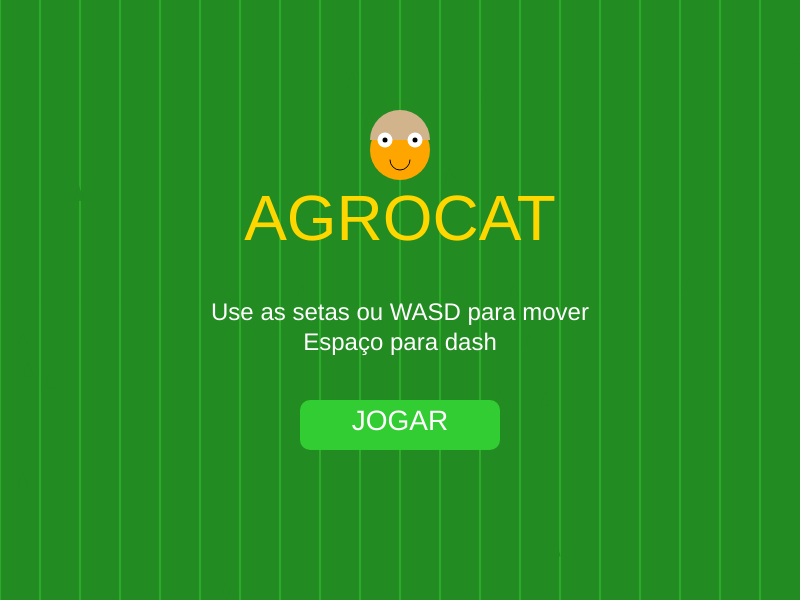
Frame 1 (no input)
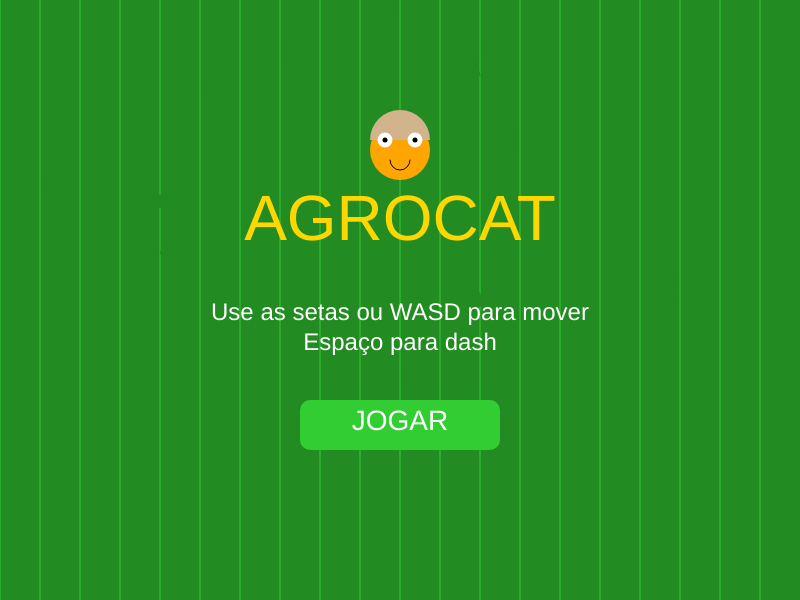
Frame 60 (no input)
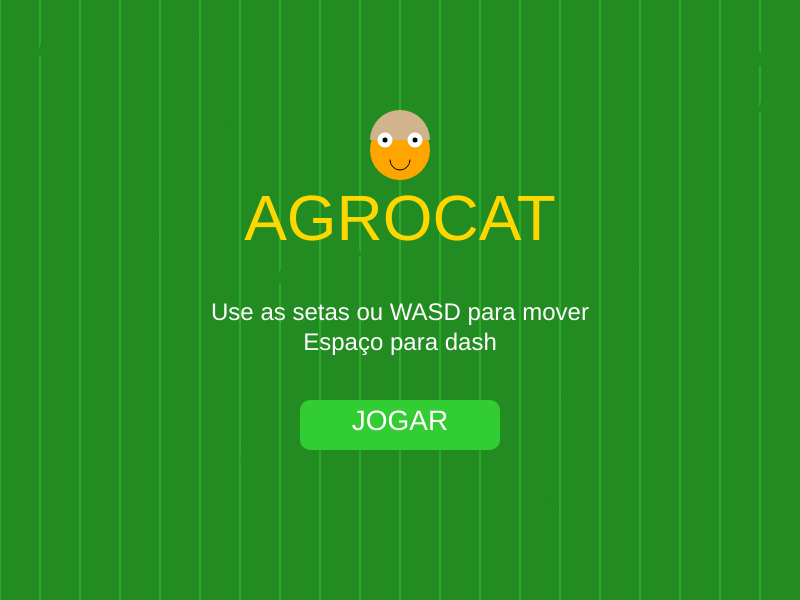
Frame 120 (the mouse pressed at the canvas centre since frame 60)

The p5.js sketch that drew these frames (run headless with seeded random() and noise() and a simulated clock; from frame 60 on, the mouse is pressed at the canvas centre):

// p5.js sketch
// ── sketch.js
// AGROCAT - Jogo de Colheita Completo e Corrigido
// Controles: Setas ou WASD para mover, Espaço para dash

// Variáveis globais
let agroCat;
let plantacoes = [];
let pragas = [];
let score = 0;
let gameOver = false;
let gameStarted = false;
let pragaBaseSpeed = 1.5;
let lastPragaSpawn = 0;
let pragaBaseSpawnInterval = 3500;

// Variáveis de tempo
let tempoInicial = 60;
let tempoRestante = tempoInicial;
let ultimoTempo = 0;

// Variáveis de dificuldade
let nivelDificuldade = 1;
let tempoAumentoDificuldade = 15000;
let ultimoAumentoDificuldade = 0;

// CLASSE PRINCIPAL DO JOGADOR
class AgroCat {
  constructor(x, y) {
    this.pos = createVector(x, y);
    this.vel = createVector();
    this.acc = createVector();
    this.size = 30;
    this.maxSpeed = 3;
  }
  
  update() {
    this.vel.add(this.acc);
    this.vel.limit(this.maxSpeed);
    this.pos.add(this.vel);
    this.acc.mult(0);
    this.pos.x = constrain(this.pos.x, 0, width);
    this.pos.y = constrain(this.pos.y, 0, height);
  }
  
  applyForce(force) {
    this.acc.add(force.mult(0.8));
  }
  
  dash() {
    this.vel.mult(2.0);
  }
  
  show() {
    // Chapéu de palha
    fill(210, 180, 140);
    arc(this.pos.x, this.pos.y - 10, this.size, this.size, PI, TWO_PI);
    
    // Rosto do gato
    fill(255, 165, 0);
    ellipse(this.pos.x, this.pos.y, this.size);
    
    // Olhos
    fill(255);
    ellipse(this.pos.x - 8, this.pos.y - 5, 8);
    ellipse(this.pos.x + 8, this.pos.y - 5, 8);
    fill(0);
    ellipse(this.pos.x - 8, this.pos.y - 5, 3);
    ellipse(this.pos.x + 8, this.pos.y - 5, 3);
    
    // Boca
    noFill();
    stroke(0);
    arc(this.pos.x, this.pos.y + 5, 10, 10, 0, PI);
    
    // Bigodes
    line(this.pos.x - 10, this.pos.y, this.pos.x - 20, this.pos.y - 5);
    line(this.pos.x - 10, this.pos.y, this.pos.x - 20, this.pos.y);
    line(this.pos.x - 10, this.pos.y, this.pos.x - 20, this.pos.y + 5);
    line(this.pos.x + 10, this.pos.y, this.pos.x + 20, this.pos.y - 5);
    line(this.pos.x + 10, this.pos.y, this.pos.x + 20, this.pos.y);
    line(this.pos.x + 10, this.pos.y, this.pos.x + 20, this.pos.y + 5);
    
    // Cesto de colheita
    fill(139, 69, 19);
    arc(this.pos.x, this.pos.y + 15, 20, 10, 0, PI);
  }
}

// CLASSE DAS PLANTAÇÕES
class Plantacao {
  constructor(x, y, tipo) {
    this.pos = createVector(x, y);
    this.tipo = tipo;
    this.tamanho = 5;
    this.tamanhoMaximo = 20;
    this.prontoParaColher = false;
    this.tempoCrescimento = 0;
    this.tempoParaColher = floor(random(80, 150));
    this.saude = 100;
    this.cor = this.getCorPorTipo();
  }
  
  getCorPorTipo() {
    return [
      color(255, 165, 0), // Cenoura
      color(255, 50, 50),  // Tomate
      color(255, 255, 0)   // Milho
    ][this.tipo];
  }
  
  crescer() {
    if (!this.prontoParaColher) {
      this.tempoCrescimento++;
      this.tamanho = map(this.tempoCrescimento, 0, this.tempoParaColher, 5, this.tamanhoMaximo);
      if (this.tempoCrescimento >= this.tempoParaColher) {
        this.prontoParaColher = true;
      }
    }
  }
  
  colher() {
    this.prontoParaColher = false;
    this.tempoCrescimento = 0;
    this.tamanho = 5;
    this.tempoParaColher = floor(random(80, 150));
  }
  
  danificar() {
    this.saude -= 25;
    if (this.prontoParaColher) {
      this.prontoParaColher = false;
      this.tempoCrescimento = this.tempoParaColher * 0.6;
    }
  }
  
  show() {
    // Solo/base
    fill(101, 67, 33);
    rect(this.pos.x - 15, this.pos.y + 5, 30, 5);
    
    // Planta
    fill(this.cor);
    if (this.tipo === 0) {
      ellipse(this.pos.x, this.pos.y - this.tamanho/2, this.tamanho/2, this.tamanho);
    } else if (this.tipo === 1) {
      ellipse(this.pos.x, this.pos.y - this.tamanho/2, this.tamanho);
    } else {
      rect(this.pos.x - this.tamanho/4, this.pos.y - this.tamanho, this.tamanho/2, this.tamanho);
    }
    
    // Folhagem
    fill(50, 200, 50);
    if (this.tipo === 0 || this.tipo === 2) {
      triangle(
        this.pos.x, this.pos.y - this.tamanho,
        this.pos.x - 5, this.pos.y - this.tamanho - 10,
        this.pos.x + 5, this.pos.y - this.tamanho - 10
      );
    } else {
      rect(this.pos.x - 2, this.pos.y - this.tamanho - 5, 4, 10);
    }
    
    // Barra de saúde
    if (this.saude < 100) {
      fill(255, 0, 0);
      rect(this.pos.x - 15, this.pos.y + 12, map(this.saude, 0, 100, 0, 30), 3);
    }
    
    // Pronto para colher
    if (this.prontoParaColher) {
      fill(255, 255, 0);
      ellipse(this.pos.x, this.pos.y - this.tamanho - 15, 8);
    }
  }
  
  hits(agroCat) {
    let d = dist(this.pos.x, this.pos.y, agroCat.pos.x, agroCat.pos.y);
    return d < 20 + agroCat.size/2;
  }
}

// CLASSE DAS PRAGAS
class Praga {
  constructor(x, y) {
    this.pos = createVector(x, y);
    this.vel = createVector(0, 1.5);
    this.size = 20;
    this.tipo = floor(random(3));
    this.cor = this.getCorPorTipo();
    this.rotacao = 0;
    this.velRotacao = random(-0.1, 0.1);
  }
  
  getCorPorTipo() {
    return [
      color(200, 50, 50),   // Gafanhoto
      color(50, 200, 50),   // Lagarta
      color(150, 100, 50)   // Besouro
    ][this.tipo];
  }
  
  update(velocidade) {
    this.vel.y = velocidade;
    this.pos.add(this.vel);
    this.rotacao += this.velRotacao;
    
    if (this.pos.y > height + this.size) {
      this.pos.y = -this.size;
      this.pos.x = random(width);
    }
  }
  
  show() {
    push();
    translate(this.pos.x, this.pos.y);
    rotate(this.rotacao);
    
    fill(this.cor);
    ellipse(0, 0, this.size, this.size/1.5);
    
    if (this.tipo === 0) {
      fill(0);
      ellipse(-this.size/3, -this.size/6, this.size/4);
      line(this.size/2, 0, this.size, -this.size/4);
      line(this.size/2, 0, this.size, this.size/4);
    } 
    else if (this.tipo === 1) {
      for (let i = -2; i <= 2; i++) {
        ellipse(i * this.size/5, 0, this.size/3);
      }
      fill(0);
      ellipse(-this.size/3, -this.size/8, this.size/6);
    } 
    else {
      fill(50);
      ellipse(0, -this.size/4, this.size, this.size/3);
      fill(this.cor);
      ellipse(0, 0, this.size, this.size/2);
    }
    
    pop();
  }
  
  hits(alvo) {
    let d = dist(this.pos.x, this.pos.y, alvo.pos.x, alvo.pos.y);
    return d < this.size/2 + (alvo.size ? alvo.size/2 : 10);
  }
}

// FUNÇÕES PRINCIPAIS
function setup() {
  createCanvas(800, 600);
  agroCat = new AgroCat(width/2, height/2);
  criarPlantacao();
  ultimoTempo = millis();
  ultimoAumentoDificuldade = millis();
}

function draw() {
  background(34, 139, 34);
  
  if (!gameStarted) {
    telaInicio();
    return;
  }
  
  if (gameOver) {
    gameOverScreen();
    return;
  }
  
  drawFieldDetails();
  atualizarTempo();
  aumentarDificuldadeProgressiva();
  handleInput();
  updateGame();
  mostrarInfo();
  
  if (millis() - lastPragaSpawn > getPragaSpawnInterval()) {
    spawnPraga();
    lastPragaSpawn = millis();
  }
}

// FUNÇÕES AUXILIARES
function criarPlantacao() {
  const linhas = 4;
  const colunas = 6;
  const espacamentoX = width / (colunas + 1);
  const espacamentoY = height / (linhas + 1);
  
  plantacoes = [];
  
  for (let i = 1; i <= colunas; i++) {
    for (let j = 1; j <= linhas; j++) {
      let x = i * espacamentoX;
      let y = j * espacamentoY + 50;
      let tipo = floor(random(3));
      plantacoes.push(new Plantacao(x, y, tipo));
    }
  }
}

function reporPlantacoes() {
  const linhas = 4;
  const colunas = 6;
  const espacamentoX = width / (colunas + 1);
  const espacamentoY = height / (linhas + 1);
  
  for (let i = 1; i <= colunas; i++) {
    for (let j = 1; j <= linhas; j++) {
      let x = i * espacamentoX;
      let y = j * espacamentoY + 50;
      
      let existe = false;
      for (let p of plantacoes) {
        if (dist(p.pos.x, p.pos.y, x, y) < 30) {
          existe = true;
          break;
        }
      }
      
      if (!existe) {
        let tipo = floor(random(3));
        plantacoes.push(new Plantacao(x, y, tipo));
      }
    }
  }
}

function drawFieldDetails() {
  stroke(50, 205, 50);
  for (let i = 0; i < width; i += 40) {
    line(i, 0, i, height);
  }
  
  noStroke();
  fill(34, 139, 34);
  for (let i = 0; i < 20; i++) {
    let x = random(width);
    let y = random(height);
    triangle(x, y, x-5, y+15, x+5, y+15);
  }
}

function telaInicio() {
  drawFieldDetails();
  
  fill(255, 215, 0);
  textSize(64);
  textAlign(CENTER);
  text("AGROCAT", width/2, height/2 - 60);
  
  fill(255);
  textSize(24);
  text("Use as setas ou WASD para mover", width/2, height/2 + 20);
  text("Espaço para dash", width/2, height/2 + 50);
  
  fill(50, 205, 50);
  rect(width/2 - 100, height/2 + 100, 200, 50, 10);
  fill(255);
  textSize(28);
  text("JOGAR", width/2, height/2 + 130);
  
  push();
  translate(width/2, height/2 - 150);
  fill(255, 165, 0);
  ellipse(0, 0, 60);
  fill(210, 180, 140);
  arc(0, -10, 60, 60, PI, TWO_PI);
  fill(255);
  ellipse(-15, -10, 15);
  ellipse(15, -10, 15);
  fill(0);
  ellipse(-15, -10, 5);
  ellipse(15, -10, 5);
  noFill();
  stroke(0);
  arc(0, 10, 20, 20, 0, PI);
  pop();
}

function gameOverScreen() {
  fill(255, 0, 0);
  textSize(64);
  textAlign(CENTER);
  text("FIM DO DIA", width/2, height/2);
  
  textSize(32);
  if (tempoRestante <= 0) {
    fill(255, 100, 100);
    text("TEMPO ESGOTADO!", width/2, height/2 + 40);
  }
  
  fill(255);
  textSize(24);
  text("Colheita total: " + score, width/2, height/2 + 80);
  text("Clique para recomeçar", width/2, height/2 + 120);
}

function getPragaSpeed() {
  return pragaBaseSpeed * (1 + nivelDificuldade * 0.15);
}

function getPragaSpawnInterval() {
  return max(1000, pragaBaseSpawnInterval - nivelDificuldade * 150);
}

function aumentarDificuldadeProgressiva() {
  if (millis() - ultimoAumentoDificuldade > tempoAumentoDificuldade) {
    nivelDificuldade++;
    ultimoAumentoDificuldade = millis();
    tempoAumentoDificuldade = max(8000, tempoAumentoDificuldade - 300);
  }
}

function atualizarTempo() {
  if (millis() - ultimoTempo > 1000) {
    tempoRestante--;
    ultimoTempo = millis();
  }
}

function mostrarInfo() {
  fill(255);
  textSize(24);
  text("Colheita: " + score, 20, 40);
  
  let tempoCor = color(255, map(tempoRestante, 0, tempoInicial, 0, 255), 0);
  fill(tempoCor);
  text("Tempo: " + tempoRestante + "s", 20, 70);
  
  fill(200, 200, 255);
  text("Nível: " + nivelDificuldade, 20, 100);
  
  noStroke();
  fill(50);
  rect(20, 80, 200, 10);
  fill(tempoCor);
  rect(20, 80, map(tempoRestante, 0, tempoInicial, 0, 200), 10);
}

function handleInput() {
  if (!gameStarted || gameOver) return;
  
  let force = createVector(0, 0);
  if (keyIsDown(LEFT_ARROW) || keyIsDown(65)) force.x = -0.15;
  if (keyIsDown(RIGHT_ARROW) || keyIsDown(68)) force.x = 0.15;
  if (keyIsDown(UP_ARROW) || keyIsDown(87)) force.y = -0.15;
  if (keyIsDown(DOWN_ARROW) || keyIsDown(83)) force.y = 0.15;
  agroCat.applyForce(force);
}

function updateGame() {
  agroCat.update();
  agroCat.show();
  
  if (plantacoes.length < 24) {
    reporPlantacoes();
  }
  
  for (let i = plantacoes.length - 1; i >= 0; i--) {
    plantacoes[i].show();
    if (plantacoes[i].hits(agroCat) && plantacoes[i].prontoParaColher) {
      score++;
      plantacoes[i].colher();
      tempoRestante = min(tempoInicial, tempoRestante + 0.75);
    }
    
    plantacoes[i].crescer();
    
    if (plantacoes[i].saude <= 0) {
      plantacoes.splice(i, 1);
    }
  }
  
  for (let i = pragas.length - 1; i >= 0; i--) {
    pragas[i].update(getPragaSpeed());
    pragas[i].show();
    
    if (pragas[i].hits(agroCat)) {
      gameOver = true;
    }
    
    for (let j = plantacoes.length - 1; j >= 0; j--) {
      if (pragas[i].hits(plantacoes[j])) {
        plantacoes[j].danificar();
      }
    }
  }
}

function spawnPraga() {
  let x = random(width);
  let y = -30;
  let praga = new Praga(x, y);
  praga.vel.y = getPragaSpeed();
  pragas.push(praga);
  
  if (random() < 0.1 + nivelDificuldade * 0.03) {
    let x2 = random(width);
    let y2 = -30;
    let praga2 = new Praga(x2, y2);
    praga2.vel.y = getPragaSpeed();
    pragas.push(praga2);
  }
}

function keyPressed() {
  if (key === ' ' && gameStarted && !gameOver) {
    agroCat.dash();
  }
}

function mousePressed() {
  if (!gameStarted) {
    if (mouseX > width/2 - 100 && mouseX < width/2 + 100 &&
        mouseY > height/2 + 100 && mouseY < height/2 + 150) {
      gameStarted = true;
    }
    return;
  }
  
  if (gameOver) {
    resetGame();
  }
}

function resetGame() {
  score = 0;
  gameOver = false;
  gameStarted = true;
  plantacoes = [];
  pragas = [];
  pragaBaseSpeed = 1.5;
  pragaBaseSpawnInterval = 3500;
  tempoRestante = tempoInicial;
  ultimoTempo = millis();
  nivelDificuldade = 1;
  tempoAumentoDificuldade = 15000;
  ultimoAumentoDificuldade = millis();
  agroCat = new AgroCat(width/2, height/2);
  criarPlantacao();
}
